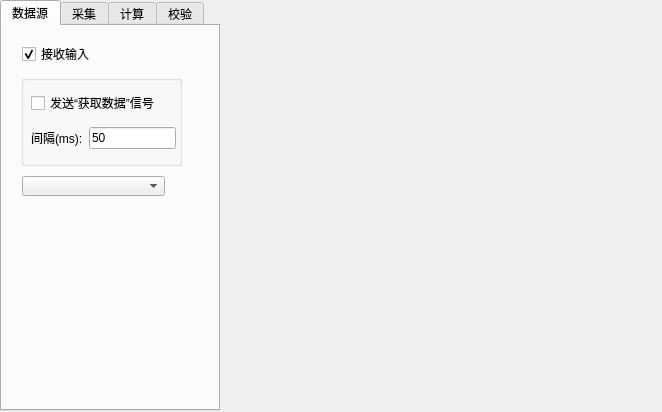
<?xml version="1.0" encoding="UTF-8"?>
<ui version="4.0">
 <class>DialogCalibration</class>
 <widget class="QDialog" name="DialogCalibration">
  <property name="geometry">
   <rect>
    <x>0</x>
    <y>0</y>
    <width>662</width>
    <height>412</height>
   </rect>
  </property>
  <property name="windowTitle">
   <string>标定加速度计和罗盘</string>
  </property>
  <widget class="QWidget" name="horizontalLayoutWidget">
   <property name="geometry">
    <rect>
     <x>0</x>
     <y>0</y>
     <width>661</width>
     <height>411</height>
    </rect>
   </property>
   <layout class="QHBoxLayout" name="horizontalLayout" stretch="0,1">
    <property name="spacing">
     <number>3</number>
    </property>
    <item>
     <widget class="QTabWidget" name="tabWidget">
      <property name="minimumSize">
       <size>
        <width>220</width>
        <height>0</height>
       </size>
      </property>
      <property name="currentIndex">
       <number>0</number>
      </property>
      <widget class="QWidget" name="tab_3">
       <attribute name="title">
        <string>数据源</string>
       </attribute>
       <widget class="QCheckBox" name="inputEnable">
        <property name="geometry">
         <rect>
          <x>20</x>
          <y>20</y>
          <width>71</width>
          <height>16</height>
         </rect>
        </property>
        <property name="text">
         <string>接收输入</string>
        </property>
        <property name="checked">
         <bool>true</bool>
        </property>
       </widget>
       <widget class="QGroupBox" name="groupBox_2">
        <property name="geometry">
         <rect>
          <x>19</x>
          <y>49</y>
          <width>161</width>
          <height>91</height>
         </rect>
        </property>
        <property name="title">
         <string/>
        </property>
        <widget class="QWidget" name="verticalLayoutWidget_3">
         <property name="geometry">
          <rect>
           <x>10</x>
           <y>10</y>
           <width>145</width>
           <height>72</height>
          </rect>
         </property>
         <layout class="QVBoxLayout" name="verticalLayout_6">
          <item>
           <widget class="QCheckBox" name="autoGetData">
            <property name="text">
             <string>发送“获取数据”信号</string>
            </property>
           </widget>
          </item>
          <item>
           <layout class="QHBoxLayout" name="horizontalLayout_6">
            <item>
             <widget class="QLabel" name="label_11">
              <property name="text">
               <string>间隔(ms):</string>
              </property>
             </widget>
            </item>
            <item>
             <widget class="QLineEdit" name="autoGetDataInterval">
              <property name="text">
               <string>50</string>
              </property>
             </widget>
            </item>
           </layout>
          </item>
         </layout>
        </widget>
       </widget>
       <widget class="QComboBox" name="dataType">
        <property name="geometry">
         <rect>
          <x>20</x>
          <y>150</y>
          <width>143</width>
          <height>20</height>
         </rect>
        </property>
       </widget>
      </widget>
      <widget class="QWidget" name="tab">
       <property name="minimumSize">
        <size>
         <width>0</width>
         <height>0</height>
        </size>
       </property>
       <attribute name="title">
        <string>采集</string>
       </attribute>
       <widget class="QWidget" name="layoutWidget">
        <property name="geometry">
         <rect>
          <x>1</x>
          <y>0</y>
          <width>211</width>
          <height>381</height>
         </rect>
        </property>
        <layout class="QVBoxLayout" name="verticalLayout" stretch="0,0,0,0,0">
         <property name="spacing">
          <number>3</number>
         </property>
         <property name="leftMargin">
          <number>3</number>
         </property>
         <property name="topMargin">
          <number>3</number>
         </property>
         <item>
          <widget class="QGroupBox" name="preOffset">
           <property name="minimumSize">
            <size>
             <width>0</width>
             <height>50</height>
            </size>
           </property>
           <property name="title">
            <string>预偏移</string>
           </property>
           <widget class="QWidget" name="horizontalLayoutWidget_2">
            <property name="geometry">
             <rect>
              <x>10</x>
              <y>10</y>
              <width>191</width>
              <height>31</height>
             </rect>
            </property>
            <layout class="QHBoxLayout" name="horizontalLayout_5">
             <item>
              <widget class="QLabel" name="label_9">
               <property name="text">
                <string>x:</string>
               </property>
              </widget>
             </item>
             <item>
              <widget class="QLineEdit" name="preOffset_x">
               <property name="text">
                <string>0.0</string>
               </property>
              </widget>
             </item>
             <item>
              <widget class="QLabel" name="label_8">
               <property name="text">
                <string>y:</string>
               </property>
              </widget>
             </item>
             <item>
              <widget class="QLineEdit" name="preOffset_y">
               <property name="text">
                <string>0.0</string>
               </property>
              </widget>
             </item>
             <item>
              <widget class="QLabel" name="label_10">
               <property name="text">
                <string>z:</string>
               </property>
              </widget>
             </item>
             <item>
              <widget class="QLineEdit" name="preOffset_z">
               <property name="text">
                <string>0.0</string>
               </property>
              </widget>
             </item>
            </layout>
           </widget>
          </widget>
         </item>
         <item>
          <widget class="QLabel" name="label_2">
           <property name="text">
            <string>采集到的样本(可以手动输入)：</string>
           </property>
          </widget>
         </item>
         <item>
          <widget class="QTextEdit" name="sample">
           <property name="acceptRichText">
            <bool>false</bool>
           </property>
          </widget>
         </item>
         <item>
          <layout class="QHBoxLayout" name="horizontalLayout_7">
           <item>
            <widget class="QLabel" name="label_5">
             <property name="text">
              <string>x:</string>
             </property>
            </widget>
           </item>
           <item>
            <widget class="QLineEdit" name="display_x">
             <property name="readOnly">
              <bool>true</bool>
             </property>
            </widget>
           </item>
           <item>
            <widget class="QLabel" name="label_6">
             <property name="text">
              <string>y:</string>
             </property>
            </widget>
           </item>
           <item>
            <widget class="QLineEdit" name="display_y">
             <property name="readOnly">
              <bool>true</bool>
             </property>
            </widget>
           </item>
           <item>
            <widget class="QLabel" name="label_7">
             <property name="text">
              <string>z:</string>
             </property>
            </widget>
           </item>
           <item>
            <widget class="QLineEdit" name="display_z">
             <property name="readOnly">
              <bool>true</bool>
             </property>
            </widget>
           </item>
          </layout>
         </item>
         <item>
          <widget class="QGroupBox" name="groupBox">
           <property name="minimumSize">
            <size>
             <width>0</width>
             <height>70</height>
            </size>
           </property>
           <property name="title">
            <string/>
           </property>
           <widget class="QWidget" name="verticalLayoutWidget_2">
            <property name="geometry">
             <rect>
              <x>100</x>
              <y>10</y>
              <width>97</width>
              <height>53</height>
             </rect>
            </property>
            <layout class="QVBoxLayout" name="verticalLayout_3">
             <item>
              <widget class="QPushButton" name="bt_input">
               <property name="minimumSize">
                <size>
                 <width>0</width>
                 <height>0</height>
                </size>
               </property>
               <property name="text">
                <string>采集一批</string>
               </property>
              </widget>
             </item>
             <item>
              <layout class="QHBoxLayout" name="horizontalLayout_2">
               <item>
                <widget class="QLabel" name="label">
                 <property name="text">
                  <string>采样数：</string>
                 </property>
                </widget>
               </item>
               <item>
                <widget class="QLineEdit" name="samplesPerTime">
                 <property name="text">
                  <string>16</string>
                 </property>
                </widget>
               </item>
              </layout>
             </item>
            </layout>
           </widget>
           <widget class="QPushButton" name="bt_clear">
            <property name="geometry">
             <rect>
              <x>10</x>
              <y>10</y>
              <width>75</width>
              <height>23</height>
             </rect>
            </property>
            <property name="text">
             <string>清空</string>
            </property>
           </widget>
           <widget class="QPushButton" name="bt_refleshDisplay">
            <property name="geometry">
             <rect>
              <x>10</x>
              <y>40</y>
              <width>75</width>
              <height>23</height>
             </rect>
            </property>
            <property name="text">
             <string>刷新显示</string>
            </property>
           </widget>
          </widget>
         </item>
        </layout>
       </widget>
      </widget>
      <widget class="QWidget" name="tab_2">
       <attribute name="title">
        <string>计算</string>
       </attribute>
       <widget class="QWidget" name="verticalLayoutWidget">
        <property name="geometry">
         <rect>
          <x>-1</x>
          <y>-1</y>
          <width>211</width>
          <height>381</height>
         </rect>
        </property>
        <layout class="QVBoxLayout" name="verticalLayout_2">
         <property name="leftMargin">
          <number>3</number>
         </property>
         <property name="topMargin">
          <number>3</number>
         </property>
         <property name="rightMargin">
          <number>3</number>
         </property>
         <item>
          <layout class="QHBoxLayout" name="horizontalLayout_3">
           <item>
            <widget class="QLabel" name="label_3">
             <property name="text">
              <string>目标球的半径:</string>
             </property>
            </widget>
           </item>
           <item>
            <widget class="QLineEdit" name="radius">
             <property name="text">
              <string>1.0</string>
             </property>
            </widget>
           </item>
          </layout>
         </item>
         <item>
          <widget class="QPushButton" name="bt_calculate">
           <property name="text">
            <string>计算</string>
           </property>
          </widget>
         </item>
         <item>
          <widget class="QLabel" name="label_12">
           <property name="text">
            <string>结果(已加预偏移)：</string>
           </property>
          </widget>
         </item>
         <item>
          <widget class="QTextBrowser" name="result">
           <property name="maximumSize">
            <size>
             <width>16777215</width>
             <height>110</height>
            </size>
           </property>
          </widget>
         </item>
         <item>
          <widget class="QLabel" name="label_4">
           <property name="text">
            <string>拟合公式为：</string>
           </property>
          </widget>
         </item>
         <item>
          <widget class="QTextBrowser" name="textBrowser_2">
           <property name="maximumSize">
            <size>
             <width>16777215</width>
             <height>55</height>
            </size>
           </property>
           <property name="html">
            <string>&lt;!DOCTYPE HTML PUBLIC &quot;-//W3C//DTD HTML 4.0//EN&quot; &quot;http://www.w3.org/TR/REC-html40/strict.dtd&quot;&gt;
&lt;html&gt;&lt;head&gt;&lt;meta name=&quot;qrichtext&quot; content=&quot;1&quot; /&gt;&lt;style type=&quot;text/css&quot;&gt;
p, li { white-space: pre-wrap; }
&lt;/style&gt;&lt;/head&gt;&lt;body style=&quot; font-family:'宋体'; font-size:9pt; font-weight:400; font-style:normal;&quot;&gt;
&lt;p style=&quot; margin-top:0px; margin-bottom:0px; margin-left:0px; margin-right:0px; -qt-block-indent:0; text-indent:0px;&quot;&gt;x_c = (x_m + X_OFFSET) * X_GAIN; &lt;br /&gt;y_c = (y_m + Y_OFFSET) * Y_GAIN;&lt;br /&gt;z_c = (z_m + Z_OFFSET) * Z_GAIN;&lt;/p&gt;&lt;/body&gt;&lt;/html&gt;</string>
           </property>
          </widget>
         </item>
         <item>
          <spacer name="verticalSpacer">
           <property name="orientation">
            <enum>Qt::Vertical</enum>
           </property>
           <property name="sizeHint" stdset="0">
            <size>
             <width>20</width>
             <height>40</height>
            </size>
           </property>
          </spacer>
         </item>
        </layout>
       </widget>
      </widget>
      <widget class="QWidget" name="tab_4">
       <attribute name="title">
        <string>校验</string>
       </attribute>
       <widget class="QWidget" name="verticalLayoutWidget_4">
        <property name="geometry">
         <rect>
          <x>-1</x>
          <y>4</y>
          <width>211</width>
          <height>381</height>
         </rect>
        </property>
        <layout class="QVBoxLayout" name="verticalLayout_4">
         <property name="leftMargin">
          <number>3</number>
         </property>
         <item>
          <widget class="QCheckBox" name="displayEllipsoid">
           <property name="text">
            <string>显示拟合椭球</string>
           </property>
          </widget>
         </item>
         <item>
          <widget class="QPushButton" name="btCheckValue">
           <property name="text">
            <string>显示校正后的数据</string>
           </property>
          </widget>
         </item>
         <item>
          <widget class="QPushButton" name="btCheckLength">
           <property name="text">
            <string>显示长度及误差</string>
           </property>
          </widget>
         </item>
         <item>
          <widget class="QTextEdit" name="textCheck"/>
         </item>
        </layout>
       </widget>
      </widget>
     </widget>
    </item>
    <item>
     <widget class="WidgetView" name="view" native="true">
      <property name="cursor">
       <cursorShape>OpenHandCursor</cursorShape>
      </property>
     </widget>
    </item>
   </layout>
  </widget>
 </widget>
 <customwidgets>
  <customwidget>
   <class>WidgetView</class>
   <extends>QWidget</extends>
   <header>DialogCalibration/widgetview.h</header>
   <container>1</container>
  </customwidget>
 </customwidgets>
 <tabstops>
  <tabstop>autoGetData</tabstop>
  <tabstop>dataType</tabstop>
  <tabstop>autoGetDataInterval</tabstop>
  <tabstop>inputEnable</tabstop>
  <tabstop>tabWidget</tabstop>
  <tabstop>bt_input</tabstop>
  <tabstop>preOffset_x</tabstop>
  <tabstop>preOffset_y</tabstop>
  <tabstop>preOffset_z</tabstop>
  <tabstop>bt_clear</tabstop>
  <tabstop>bt_refleshDisplay</tabstop>
  <tabstop>samplesPerTime</tabstop>
  <tabstop>sample</tabstop>
  <tabstop>display_x</tabstop>
  <tabstop>display_y</tabstop>
  <tabstop>display_z</tabstop>
  <tabstop>radius</tabstop>
  <tabstop>bt_calculate</tabstop>
  <tabstop>result</tabstop>
  <tabstop>textBrowser_2</tabstop>
  <tabstop>displayEllipsoid</tabstop>
  <tabstop>btCheckValue</tabstop>
  <tabstop>btCheckLength</tabstop>
  <tabstop>textCheck</tabstop>
 </tabstops>
 <resources/>
 <connections/>
</ui>
